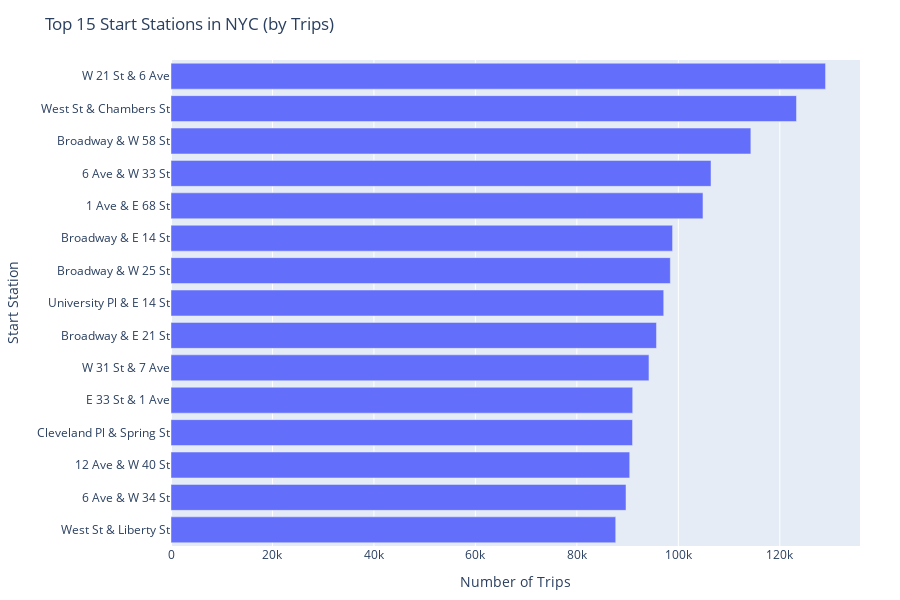

The code cell stored with this chart in its notebook:
### Markdown cell above
# Plotly bar chart: most popular start stations (NYC)

### Code cell
top_stations = (
    df.dropna(subset=["start_station_name"])
      .groupby("start_station_name")
      .size()
      .sort_values(ascending=False)
      .head(15)
      .reset_index(name="trips")
)

fig_bar = px.bar(
    top_stations,
    x="trips",
    y="start_station_name",
    orientation="h",
    title="Top 15 Start Stations in NYC (by Trips)",
    labels={"trips": "Number of Trips", "start_station_name": "Start Station"},
)

fig_bar.update_layout(
    height=600,
    margin=dict(l=40, r=40, t=60, b=40),
    yaxis=dict(categoryorder="total ascending"),
)

fig_bar.show()

### Figure 1 — Plotly figure (JSON) as saved in the notebook; plotly's stock layout.template omitted (floating-point values rounded to 4 significant figures)
{"data": [{"hovertemplate": "Number of Trips=%{x}<br>Start Station=%{y}<extra></extra>", "legendgroup": "", "marker": {"color": "#636efa", "pattern": {"shape": ""}}, "name": "", "orientation": "h", "showlegend": false, "textposition": "auto", "type": "bar", "x": [129016, 123289, 114293, 106440, 104856, 98862, 98422, 97120, 95691, 94208, 91003, 90973, 90414, 89683, 87657], "xaxis": "x", "y": ["W 21 St & 6 Ave", "West St & Chambers St", "Broadway & W 58 St", "6 Ave & W 33 St", "1 Ave & E 68 St", "Broadway & E 14 St", "Broadway & W 25 St", "University Pl & E 14 St", "Broadway & E 21 St", "W 31 St & 7 Ave", "E 33 St & 1 Ave", "Cleveland Pl & Spring St", "12 Ave & W 40 St", "6 Ave & W 34 St", "West St & Liberty St"], "yaxis": "y"}], "layout": {"barmode": "relative", "height": 600, "legend": {"tracegroupgap": 0}, "margin": {"b": 40, "l": 40, "r": 40, "t": 60}, "title": {"text": "Top 15 Start Stations in NYC (by Trips)"}, "xaxis": {"anchor": "y", "domain": [0, 1], "title": {"text": "Number of Trips"}}, "yaxis": {"anchor": "x", "categoryorder": "total ascending", "domain": [0, 1], "title": {"text": "Start Station"}}}}
